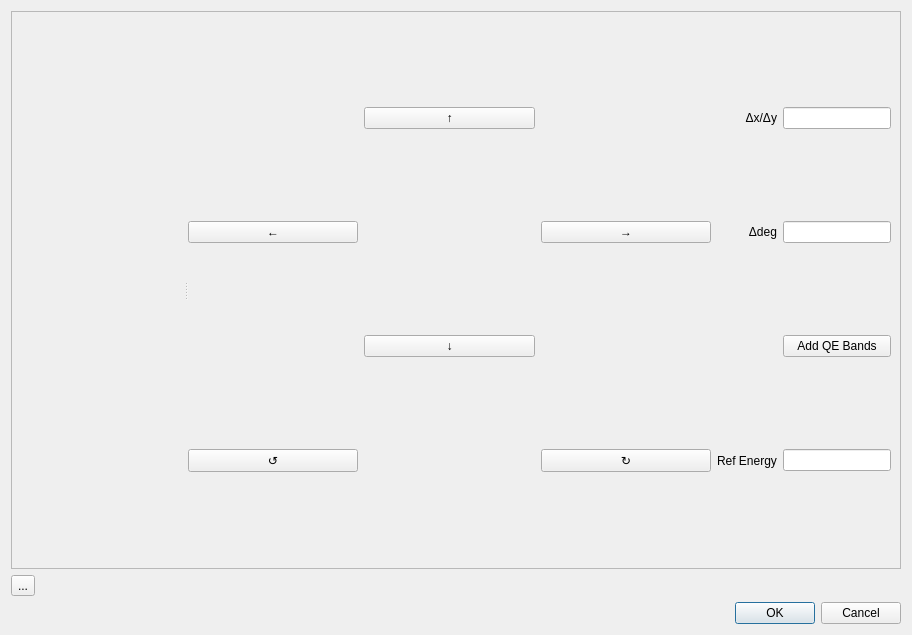
<?xml version="1.0" encoding="UTF-8"?>
<ui version="4.0">
 <class>Dialog</class>
 <widget class="QDialog" name="Dialog">
  <property name="geometry">
   <rect>
    <x>0</x>
    <y>0</y>
    <width>912</width>
    <height>635</height>
   </rect>
  </property>
  <property name="windowTitle">
   <string>Dialog</string>
  </property>
  <layout class="QVBoxLayout" name="verticalLayout">
   <item>
    <widget class="QFrame" name="frame">
     <property name="frameShape">
      <enum>QFrame::StyledPanel</enum>
     </property>
     <property name="frameShadow">
      <enum>QFrame::Raised</enum>
     </property>
     <layout class="QHBoxLayout" name="horizontalLayout_2">
      <item>
       <widget class="QSplitter" name="splitter">
        <property name="orientation">
         <enum>Qt::Horizontal</enum>
        </property>
        <widget class="ImageView" name="leftGraphWidget" native="true"/>
        <widget class="QWidget" name="gridLayoutWidget">
         <layout class="QGridLayout" name="gridLayout_2">
          <item row="1" column="0">
           <widget class="QPushButton" name="leftButton">
            <property name="sizePolicy">
             <sizepolicy hsizetype="Minimum" vsizetype="Fixed">
              <horstretch>1</horstretch>
              <verstretch>0</verstretch>
             </sizepolicy>
            </property>
            <property name="text">
             <string>←</string>
            </property>
           </widget>
          </item>
          <item row="1" column="2">
           <widget class="QPushButton" name="rightButton">
            <property name="sizePolicy">
             <sizepolicy hsizetype="Minimum" vsizetype="Fixed">
              <horstretch>1</horstretch>
              <verstretch>0</verstretch>
             </sizepolicy>
            </property>
            <property name="text">
             <string>→</string>
            </property>
           </widget>
          </item>
          <item row="4" column="2">
           <widget class="QPushButton" name="clockwiseButton">
            <property name="text">
             <string>↻</string>
            </property>
           </widget>
          </item>
          <item row="2" column="1">
           <widget class="QPushButton" name="downButton">
            <property name="text">
             <string>↓</string>
            </property>
           </widget>
          </item>
          <item row="4" column="0">
           <widget class="QPushButton" name="counterClockwiseButton">
            <property name="text">
             <string>↺</string>
            </property>
           </widget>
          </item>
          <item row="0" column="1">
           <widget class="QPushButton" name="upButton">
            <property name="sizePolicy">
             <sizepolicy hsizetype="Minimum" vsizetype="Fixed">
              <horstretch>1</horstretch>
              <verstretch>0</verstretch>
             </sizepolicy>
            </property>
            <property name="text">
             <string>↑</string>
            </property>
           </widget>
          </item>
          <item row="4" column="3">
           <widget class="QLabel" name="label_3">
            <property name="text">
             <string>Ref Energy</string>
            </property>
           </widget>
          </item>
          <item row="4" column="4">
           <widget class="QLineEdit" name="bandsRefEnergy"/>
          </item>
          <item row="0" column="4">
           <widget class="QLineEdit" name="deltaXBox"/>
          </item>
          <item row="0" column="3">
           <widget class="QLabel" name="label">
            <property name="text">
             <string>Δx/Δy</string>
            </property>
            <property name="alignment">
             <set>Qt::AlignRight|Qt::AlignTrailing|Qt::AlignVCenter</set>
            </property>
           </widget>
          </item>
          <item row="1" column="3">
           <widget class="QLabel" name="label_2">
            <property name="text">
             <string>Δdeg</string>
            </property>
            <property name="alignment">
             <set>Qt::AlignRight|Qt::AlignTrailing|Qt::AlignVCenter</set>
            </property>
           </widget>
          </item>
          <item row="1" column="4">
           <widget class="QLineEdit" name="deltaDegBox"/>
          </item>
          <item row="2" column="4">
           <widget class="QPushButton" name="addBandsButton">
            <property name="text">
             <string>Add QE Bands</string>
            </property>
           </widget>
          </item>
         </layout>
        </widget>
       </widget>
      </item>
     </layout>
    </widget>
   </item>
   <item>
    <widget class="QToolButton" name="toolButton">
     <property name="text">
      <string>...</string>
     </property>
    </widget>
   </item>
   <item>
    <widget class="QDialogButtonBox" name="buttonBox">
     <property name="orientation">
      <enum>Qt::Horizontal</enum>
     </property>
     <property name="standardButtons">
      <set>QDialogButtonBox::Cancel|QDialogButtonBox::Ok</set>
     </property>
    </widget>
   </item>
  </layout>
 </widget>
 <customwidgets>
  <customwidget>
   <class>ImageView</class>
   <extends>QWidget</extends>
   <header>pyqtgraph</header>
   <container>1</container>
  </customwidget>
 </customwidgets>
 <resources/>
 <connections>
  <connection>
   <sender>buttonBox</sender>
   <signal>accepted()</signal>
   <receiver>Dialog</receiver>
   <slot>accept()</slot>
   <hints>
    <hint type="sourcelabel">
     <x>248</x>
     <y>254</y>
    </hint>
    <hint type="destinationlabel">
     <x>157</x>
     <y>274</y>
    </hint>
   </hints>
  </connection>
  <connection>
   <sender>buttonBox</sender>
   <signal>rejected()</signal>
   <receiver>Dialog</receiver>
   <slot>reject()</slot>
   <hints>
    <hint type="sourcelabel">
     <x>316</x>
     <y>260</y>
    </hint>
    <hint type="destinationlabel">
     <x>286</x>
     <y>274</y>
    </hint>
   </hints>
  </connection>
 </connections>
</ui>
